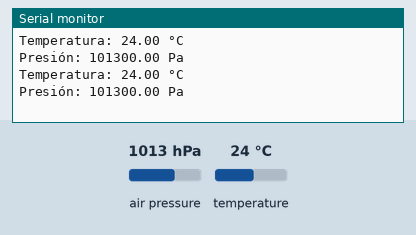
Recording of a sketch running on a simulated Arduino Nano, built with avr-gcc and run on an emulated ATmega328P. Shown: the last lines printed to the serial monitor. The inputs (shaded band) are chosen by the test bench; at power-on: air pressure 1013 hPa, temperature 24 °C.

Above: at 1.8 s.
1.9 s: air pressure set to 952 hPa
At 2.8 s:
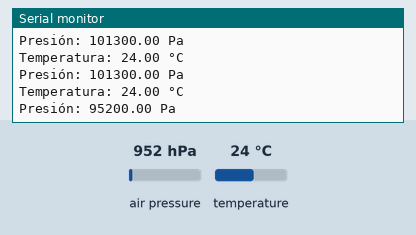
3.4 s: temperature set to 12 °C
At 4.7 s:
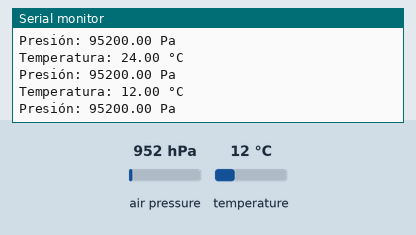
4.9 s: air pressure set to 975 hPa
At 5.8 s:
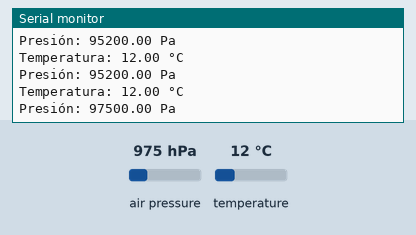
Timing chart, 0 to 7.9 s (numbered marks = the images above; inputs shaded):
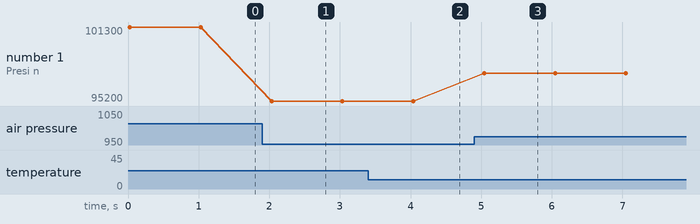

Measured:
- after the input at 1.9 s, the serial monitor: prints a new line after 0.13 s (image 1)
- after the input at 3.4 s, the serial monitor: prints a new line after 0.61 s (image 2)
- after the input at 4.9 s, the serial monitor: prints a new line after 0.14 s (image 3)
- plotted number 1: 101300 → 95200 after the input at 1.9 s, 95200 → 97500 after the input at 4.9 s

The sketch:

BMP_280.ino
```cpp
/**************************************************************************************
 * Este código toma los datos del sensor BMP280.
 * Nota: Se utilizará el protocolo I2C. Previamente conviene hacer un scanner de los
 *       dispositivos I2C conectados y ver su dirección. Luego, con la dirección
 *       encontrada, introducirla en sensor.begin(0X76).
 * Placa: Arduino Nano
 *********************************************************************************** */

#include <Wire.h>
#include <Adafruit_BMP280.h>

#define led 13


Adafruit_BMP280 sensor;

void setup() {

Serial.begin(9600);

while (!sensor.begin(0x76)) {

       Serial.println("No se encontró el sensor");

   }

}

void loop() {

 Serial.print("Temperatura: ");

 Serial.print(sensor.readTemperature());

 Serial.println(" °C");

 Serial.print("Presión: ");

 Serial.print(sensor.readPressure());

 Serial.println(" Pa");

 Serial.println();

 delay(1000);
}
```
